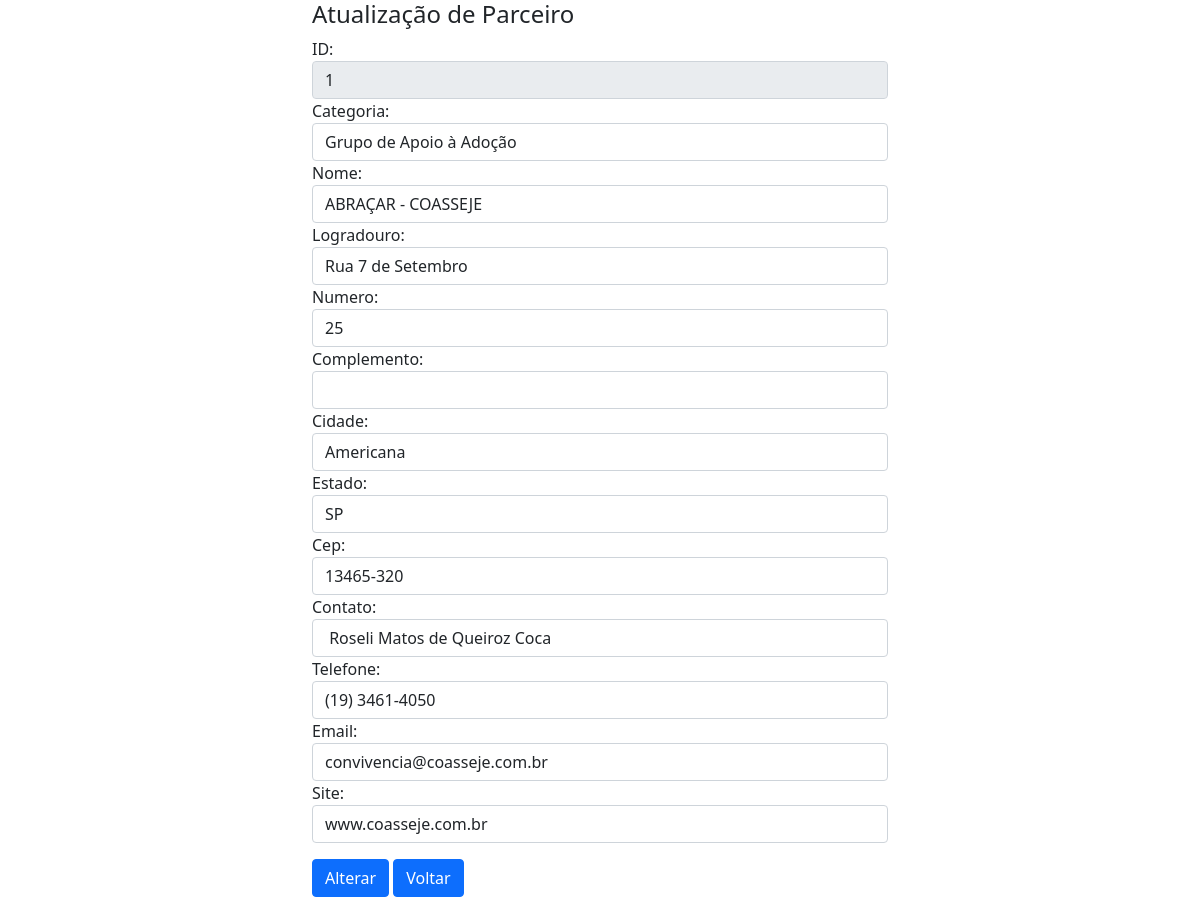
The app's page /php/api/alterarparceiro.php?id=1 with its own data.
### tables this page shows
CREATE TABLE `parceiros` (
  `id_parceiros` int(11) NOT NULL AUTO_INCREMENT,
  `categoria` varchar(45) DEFAULT NULL,
  `nome` varchar(45) DEFAULT NULL,
  `logradouro` varchar(70) DEFAULT NULL,
  `numero` int(11) DEFAULT NULL,
  `complemento` varchar(45) DEFAULT NULL,
  `id_cidade` varchar(45) DEFAULT NULL,
  `id_estado` varchar(45) DEFAULT NULL,
  `cep` varchar(45) DEFAULT NULL,
  `contato` varchar(45) DEFAULT NULL,
  `telefone` varchar(20) DEFAULT NULL,
  `email` varchar(45) DEFAULT NULL,
  `site_parceiro` varchar(45) DEFAULT NULL,
  PRIMARY KEY (`id_parceiros`)
);

CREATE TABLE `cidade_parceiros` (
  `idcidade_parceiros` int(11) NOT NULL AUTO_INCREMENT,
  `cidade` varchar(45) NOT NULL,
  PRIMARY KEY (`idcidade_parceiros`)
);

CREATE TABLE `estado_parceiros` (
  `idestado_parceiros` int(11) NOT NULL AUTO_INCREMENT,
  `estado` varchar(45) NOT NULL,
  PRIMARY KEY (`idestado_parceiros`)
);

### php/actions/conexao.php (called while the page is built, shortened)
<?php
    function query($sql){
        $servername = "localhost";
        $username = "root";
        $password = "";
        $database = "entregalegal";
        $conn = mysqli_connect($servername, $username, $password, $database);
        $conn->query("set names utf8");
        $result = mysqli_query($conn, $sql);
        return $result;
    }
?>

### php/api/alterarparceiro.php (the view, shortened to what this page needs)
<?php
    require_once "../actions/conexao.php";
    if(isset($_GET['id'])){
        $id = $_GET['id'];
        $sql = "SELECT * FROM parceiros
        INNER JOIN cidade_parceiros
        ON parceiros.id_cidade = cidade_parceiros.idcidade_parceiros
        INNER JOIN estado_parceiros
        ON estado_parceiros.idestado_parceiros = parceiros.id_estado
        WHERE parceiros.id_parceiros = $id LIMIT 1";
        $resultado = query($sql);
        while($row=mysqli_fetch_assoc($resultado)){
?>
<html>
<head>
    <link href="https://cdn.jsdelivr.net/npm/bootstrap@5.0.0-beta1/dist/css/bootstrap.min.css" rel="stylesheet">
</head>
<body>
    <div class="container col-6">
        <form class="form" method="POST" action="../actions/atualizarparceiro.php?id=<?php echo $row['id_parceiros'] ?>" class="col-md-4 mx-auto">
            <h4> Atualização de Parceiro </h4>
            <div class="form-group">
                <label for="id">ID: </label>
                <input value="<?php echo $row['id_parceiros'] ?>" type="text" class="form-control" id="id_parceiros" name="id_parceiros" readonly>
            </div>
            <div class="form-group">
                <label for="categoria">Categoria: </label>
                <input value="<?php echo $row['categoria'] ?>" type="text" class="form-control" id="categoria" name="categoria">
            </div>
            <div class="form-group">
                <label for="nome">Nome: </label>
                <input value="<?php echo $row['nome'] ?>" type="text" class="form-control" id="nome" name="nome">
            </div>
            <div class="form-group">
                <label for="logradouro">Logradouro: </label>
                <input value="<?php echo $row['logradouro'] ?>" type="text" class="form-control" id="logradouro" name="logradouro">
            </div>
            <div class="form-group">
                <label for="numero">Numero: </label>
                <input value="<?php echo $row['numero'] ?>" type="text" class="form-control" id="numero" name="numero">
            </div>
            <div class="form-group">
                <label for="complemento">Complemento: </label>
                <input value="<?php echo $row['complemento'] ?>" type="text" class="form-control" id="complemento" name="complemento">
            </div>
            <div class="form-group">
                <label for="cidade">Cidade: </label>
                <input value="<?php echo $row['cidade'] ?>" type="text" class="form-control" id="cidade" name="cidade">
            </div>
            <div class="form-group">
                <label for="estado">Estado: </label>
                <input value="<?php echo $row['estado'] ?>" type="text" class="form-control" id="estado" name="estado">
            </div>
            <div class="form-group">
                <label for="cep">Cep: </label>
                <input value="<?php echo $row['cep'] ?>" type="text" class="form-control" id="cep" name="cep">
            </div>
            <div class="form-group">
                <label for="contato">Contato: </label>
                <input value="<?php echo $row['contato'] ?>" type="text" class="form-control" id="contato" name="contato">
            </div>
            <div class="form-group">
                <label for="telefone">Telefone: </label>
                <input value="<?php echo $row['telefone'] ?>" type="text" class="form-control" id="telefone" name="telefone">
            </div>
            <div class="form-group">
                <label for="email">Email: </label>
                <input value="<?php echo $row['email'] ?>" type="text" class="form-control" id="email" name="email">
            </div>
            <div class="form-group">
                <label for="site">Site: </label>
                <input value="<?php echo $row['site_parceiro'] ?>" type="text" class="form-control" id="site" name="site">
            </div>
            <button class="btn btn-primary mt-3" type="submit" name="botao" value="Alterar">Alterar</button>
            <button class="btn btn-primary mt-3" type="submit" name="botao" value="Voltar">Voltar</button>
        </form>
    </div>
    <?php }
    }?>
    </body>
    </html>

### records on screen
parceiros: id_parceiros "1", categoria "Grupo de Apoio à Adoção", nome "ABRAÇAR - COASSEJE", logradouro "Rua 7 de Setembro", numero "25", cidade "Americana", estado "SP", cep "13465-320", contato "Roseli Matos de Queiroz Coca", telefone "(19) 3461-4050", email "convivencia@coasseje.com.br", site "www.coasseje.com.br"
